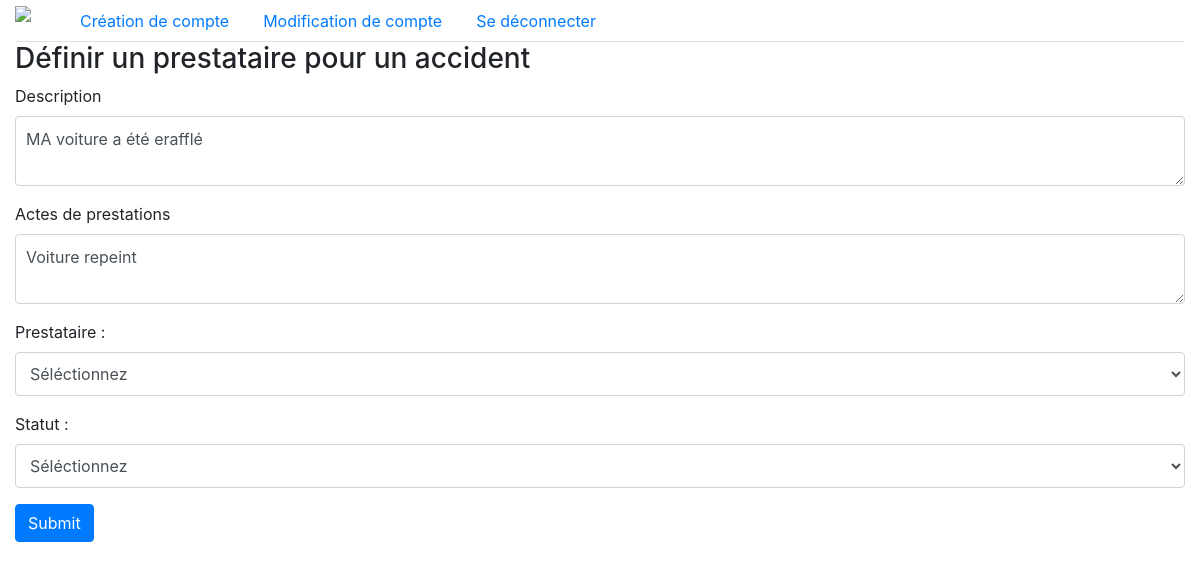
Page /vues/accident.php?id=1 (signed in) on the committed database.
### tables this page shows
CREATE TABLE `incident` (
  `id` int(11) NOT NULL,
  `id_bien` int(11) NOT NULL,
  `id_user` int(11) NOT NULL,
  `id_prestataire` int(11) DEFAULT NULL,
  `description` text NOT NULL,
  `acte_de_prestation` text,
  `id_status` int(11) NOT NULL
);

### vues/accident.php (the view, shortened to what this page needs)
<?php
require('../db/header.php');
require('../db/nav.php');
$user = $_SESSION['id'];
$id= $_GET['id'];
if($user == "1" ){
  $sql="SELECT * FROM contrat WHERE id_biens ='$id'";
  $req = $db->prepare($sql);
  $req->execute();
  $contrat = $req->fetchAll(PDO::FETCH_ASSOC);
  $id_user = $contrat[0]['id_user'];
  $id_assureur = $contrat[0]['id_assureur'];
  $id_bien = $contrat[0]['id_biens'];
  ?>
<div class="container-fluid">
  <h3> Déclarer un accident </h3>
  <form method="post" action="../controller/declarerIncident.php">
    <input name="user" type="hidden" value=<?php echo $id_user?>>
    <input name="bien" type="hidden" value=<?php echo $id_bien?>>
    <input name="assureur" type="hidden" value=<?php echo $id_assureur?>>
    <div class="form-group">
      <label for="exampleInputEmail1">Description</label>
      <textarea type="text" class="form-control" name="description" placeholder="Description de l'incident" required></textarea>
    </div>
    <label for="constat"> Joindre Constat à l'amiable:</label>
    <input type ="file" name="constat" id="constat"/>
    <br/>
    <a href ="constat-amiable-auto.pdf" target="_blank"> Télécharger le constat à l'amiable </a>
    <br/>
    <button type="submit" class="btn btn-primary">Submit</button>
  </form>
  <?php
}elseif($user == "2" ){
  $sql="SELECT * FROM bien,incident WHERE incident.id ='$id' AND incident.id_bien = bien.id ";
  $req = $db->prepare($sql);
  $req->execute();
  $contrat = $req->fetchAll(PDO::FETCH_ASSOC);
    $description = $contrat[0]['description'];
    $acte_prestation = $contrat[0]['acte_de_prestation'];
?>
<div class="container-fluid">
  <h3> Définir un prestataire pour un accident </h3>
  <form method="post" action="../controller/declarerIncident.php">
    <div class="form-group">
      <label for="exampleInputEmail1">Description</label>
      <textarea type="text" class="form-control" name="description" value=<?php echo $description?> placeholder="Description de l'incident" required><?php echo $description?> </textarea>
    </div>
    <div class="form-group">
      <label for="exampleInputEmail1">Actes de prestations</label>
      <textarea type="text" class="form-control" name="prestations_faites" placeholder="Actes de prestations faites par le sous traitant" required><?php echo $acte_prestation?></textarea>
    </div>
    <div class="form-group">
      <label>Prestataire :</label>
             <select name="prestataire" class="form-control" style="width: 100%;"required>
               <option selected value=''>S&#233;l&#233;ctionnez</option>
             </select>
    </div>
    <div class="form-group">
      <label>Statut :</label>
             <select name="status" class="form-control" style="width: 100%;"required>
               <option selected value=''>S&#233;l&#233;ctionnez</option>
             </select>
    </div>
    <button type="submit" class="btn btn-primary">Submit</button>
  </form>
</div>
<?php } else{
  header('Location: ../vues/index.php');
  exit();
}
require('../db/footer.php');
?>

### css/style.css (style rules this page uses)
* { -webkit-box-sizing: border-box; -moz-box-sizing: border-box; box-sizing: border-box; outline: none; }

### rows in the picture
incident: description "MA voiture a été erafflé", prestations_faites "Voiture repeint"
